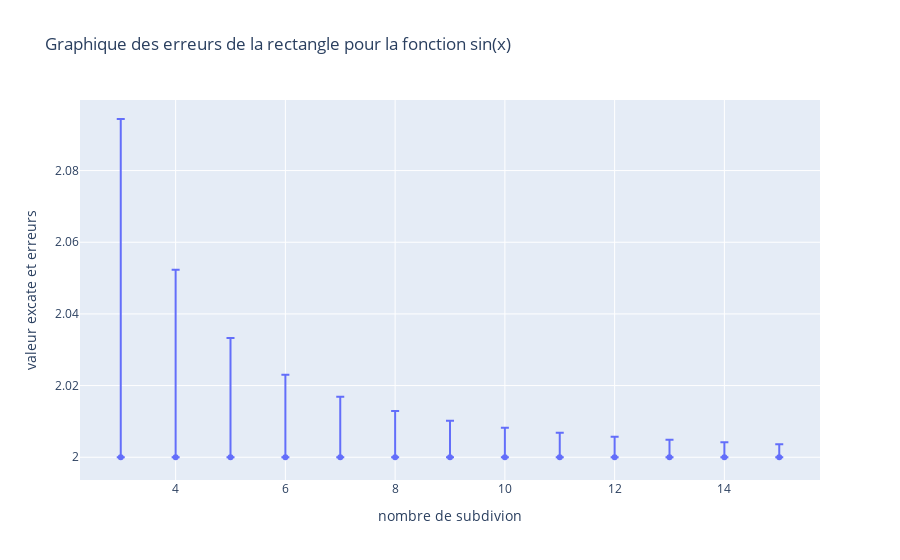
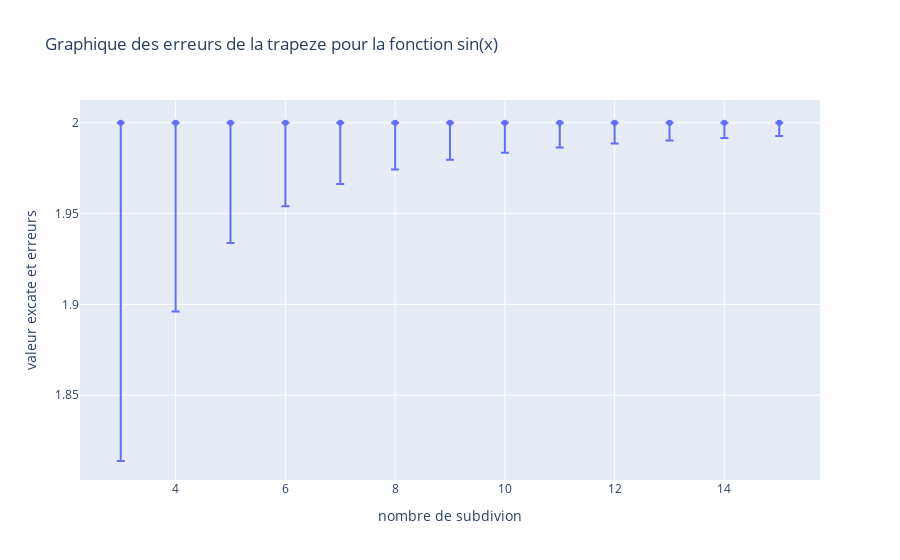
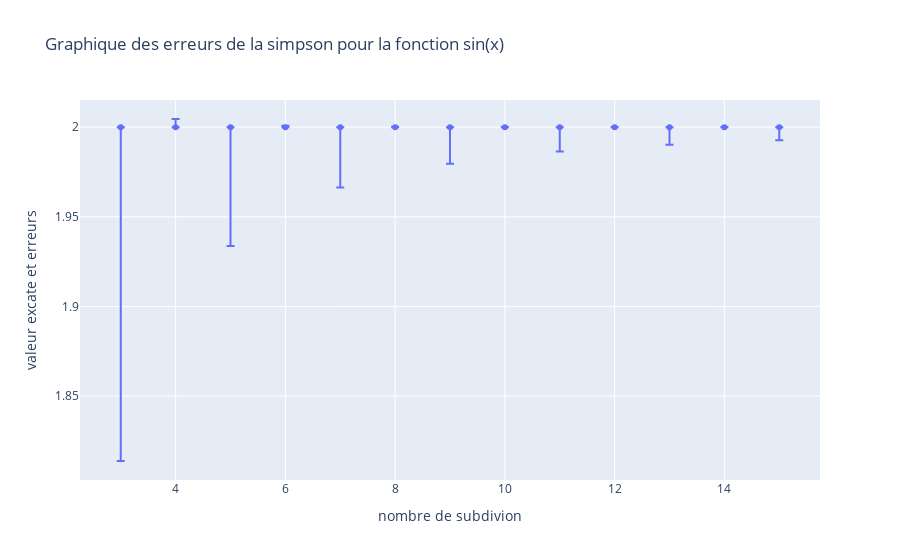

Source (notebook cell) for these figures, in order:
### Code cell
import plotly.graph_objects as go



# Create a scatter plot with error bars
def plot_error(df, methode, fonction="sin(x)"):
    fig = go.Figure()

    # Add data and error bars to the plot
    fig.add_trace(go.Scatter(
        x=df.index,
        y=df["exact"],
        mode='markers',
        error_y=dict(
            type='data',
            array=(df[methode] - df["exact"]),
            visible=True,
            symmetric=False
        )
    )) 
    # Update layout (optional)
    fig.update_layout(title=f"Graphique des erreurs de la {methode} pour la fonction {fonction}",
                    xaxis_title='nombre de subdivion',
                    yaxis_title='valeur excate et erreurs')

    # Show the plot
    fig.show()

for methode in methodes:
    plot_error(df, methode)

### Figure 1 — Plotly figure (JSON) as saved in the notebook; plotly's stock layout.template omitted (floating-point values rounded to 4 significant figures)
{"data": [{"error_y": {"array": [0.0944, 0.05234, 0.03328, 0.02303, 0.01688, 0.01291, 0.01019, 0.008248, 0.006813, 0.005723, 0.004875, 0.004202, 0.00366], "symmetric": false, "type": "data", "visible": true}, "mode": "markers", "type": "scatter", "x": [3, 4, 5, 6, 7, 8, 9, 10, 11, 12, 13, 14, 15], "y": [2, 2, 2, 2, 2, 2, 2, 2, 2, 2, 2, 2, 2]}], "layout": {"title": {"text": "Graphique des erreurs de la rectangle pour la fonction sin(x)"}, "xaxis": {"title": {"text": "nombre de subdivion"}}, "yaxis": {"title": {"text": "valeur excate et erreurs"}}}}

### Figure 2 — Plotly figure (JSON) as saved in the notebook; plotly's stock layout.template omitted (floating-point values rounded to 4 significant figures)
{"data": [{"error_y": {"array": [-0.1862, -0.1039, -0.06623, -0.0459, -0.03368, -0.02577, -0.02035, -0.01648, -0.01361, -0.01144, -0.009743, -0.0084, -0.007316], "symmetric": false, "type": "data", "visible": true}, "mode": "markers", "type": "scatter", "x": [3, 4, 5, 6, 7, 8, 9, 10, 11, 12, 13, 14, 15], "y": [2, 2, 2, 2, 2, 2, 2, 2, 2, 2, 2, 2, 2]}], "layout": {"title": {"text": "Graphique des erreurs de la trapeze pour la fonction sin(x)"}, "xaxis": {"title": {"text": "nombre de subdivion"}}, "yaxis": {"title": {"text": "valeur excate et erreurs"}}}}

### Figure 3 — Plotly figure (JSON) as saved in the notebook; plotly's stock layout.template omitted (floating-point values rounded to 4 significant figures)
{"data": [{"error_y": {"array": [-0.1862, 0.00456, -0.06623, 0.0008632, -0.03368, 0.0002692, -0.02035, 0.0001095, -0.01361, 5.262e-05, -0.009743, 2.834e-05, -0.007316], "symmetric": false, "type": "data", "visible": true}, "mode": "markers", "type": "scatter", "x": [3, 4, 5, 6, 7, 8, 9, 10, 11, 12, 13, 14, 15], "y": [2, 2, 2, 2, 2, 2, 2, 2, 2, 2, 2, 2, 2]}], "layout": {"title": {"text": "Graphique des erreurs de la simpson pour la fonction sin(x)"}, "xaxis": {"title": {"text": "nombre de subdivion"}}, "yaxis": {"title": {"text": "valeur excate et erreurs"}}}}
